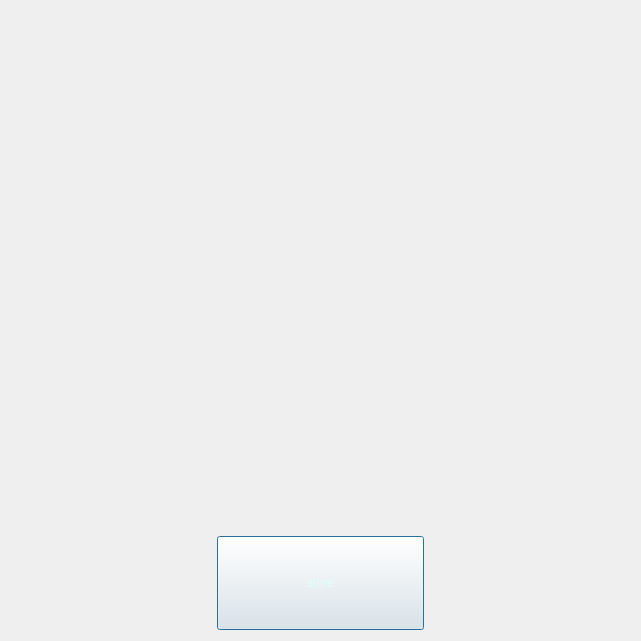
<?xml version="1.0" encoding="UTF-8"?>
<ui version="4.0">
 <class>victory</class>
 <widget class="QDialog" name="victory">
  <property name="geometry">
   <rect>
    <x>0</x>
    <y>0</y>
    <width>641</width>
    <height>641</height>
   </rect>
  </property>
  <property name="minimumSize">
   <size>
    <width>641</width>
    <height>641</height>
   </size>
  </property>
  <property name="maximumSize">
   <size>
    <width>641</width>
    <height>641</height>
   </size>
  </property>
  <property name="windowTitle">
   <string>钩子英雄</string>
  </property>
  <property name="styleSheet">
   <string notr="true">#victory {border-image: url(:/bg/img/bg_3.jpg);}

#victory *{
}</string>
  </property>
  <layout class="QVBoxLayout" name="verticalLayout" stretch="11,2">
   <item>
    <widget class="QLabel" name="label">
     <property name="styleSheet">
      <string notr="true">border-image: url(:/finish/img/victory.png);</string>
     </property>
     <property name="text">
      <string/>
     </property>
    </widget>
   </item>
   <item>
    <layout class="QHBoxLayout" name="horizontalLayout" stretch="10,10,10">
     <item>
      <spacer name="horizontalSpacer_2">
       <property name="orientation">
        <enum>Qt::Horizontal</enum>
       </property>
       <property name="sizeHint" stdset="0">
        <size>
         <width>40</width>
         <height>20</height>
        </size>
       </property>
      </spacer>
     </item>
     <item>
      <widget class="QPushButton" name="pushButton">
       <property name="sizePolicy">
        <sizepolicy hsizetype="Minimum" vsizetype="Expanding">
         <horstretch>0</horstretch>
         <verstretch>0</verstretch>
        </sizepolicy>
       </property>
       <property name="styleSheet">
        <string notr="true">color: rgb(224, 255, 254);font: 12pt &quot;Forte&quot;;
border-image: url(:/button/img/button_2.png);</string>
       </property>
       <property name="text">
        <string>store</string>
       </property>
      </widget>
     </item>
     <item>
      <spacer name="horizontalSpacer">
       <property name="orientation">
        <enum>Qt::Horizontal</enum>
       </property>
       <property name="sizeHint" stdset="0">
        <size>
         <width>40</width>
         <height>20</height>
        </size>
       </property>
      </spacer>
     </item>
    </layout>
   </item>
  </layout>
 </widget>
 <resources/>
 <connections/>
</ui>
